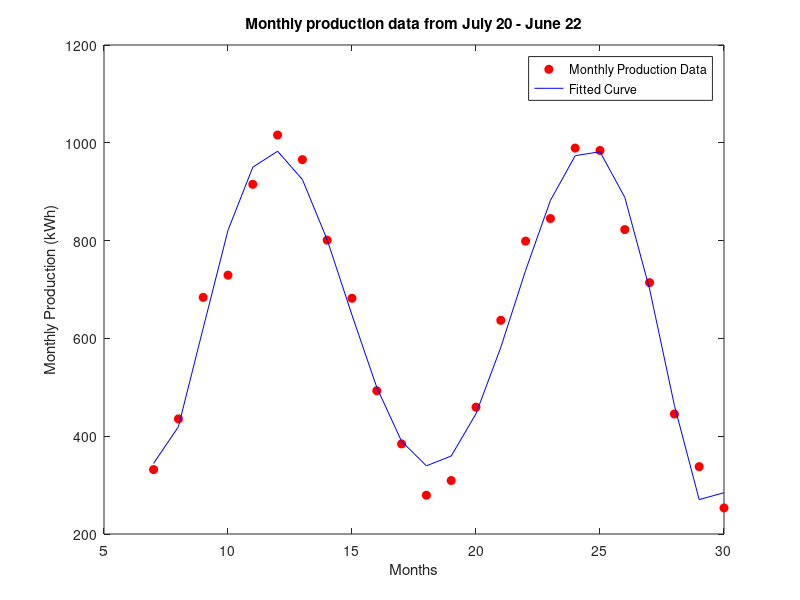

Here is the MATLAB script that generated this plot: (Note: this script raises an error after producing the figure.)
% Q4.m
% Student Name: REDACTED
% Student ID: REDACTED
% Date: 08/10/2024 (last updated)

fprintf("\n\n--- Q4 --- \n")
%% DO NOT use clear all; close all; clc; and do not rename this file
% Some code may already be provided below
% Apply good programming practices

%% Part A
figure(5) % figure 5 config.

% importing data and retrieving datasets.
dataProductionSet = importdata('Monthly production data.csv');
monthNumber = dataProductionSet.data(:,1);
monthProduction = dataProductionSet.data(:, 2);

% plotting the months and the productions.
plot(monthNumber, monthProduction, 'ro', 'MarkerFaceColor','r');
xlabel("Months");
ylabel("Monthly Production (kWh)");
title("Monthly production data from July 20 - June 22");
hold on;

% curve fitting.
fittedCurve = polyfit(monthNumber, monthProduction, 6);
fittedCurveEval = polyval(fittedCurve, monthNumber);
plot(monthNumber, fittedCurveEval, 'b');
legend("Monthly Production Data", "Fitted Curve");

% model explanation.
fprintf("\n\nPART A\n");
fprintf("I chose a polynomial model using polyfit because it provides a flexible and straightforward approach to fitting non-linear data.\n");
fprintf("This is because the graph was continous as compared to modelling piecewise functions where the data points were not continuous at some points, which makes it difficult for analysis in period of months where the piecewise functions are not defined at.\n\n");

%% Part B
actualProduction = sum(monthProduction); % get the total
fprintf("\n\nPART B\n");
fprintf("\nActual Total Energy Production for Two Years: %.4f kWh\n", actualProduction);

% using numerical integration to get the total production.
% h = (b-a) / (n-1) ==> n = (b-a) / h + 1

% recalculating the points and values to match the segment width.
segmentWidth = 1e-4;
numberOfPoints = (monthNumber(end) - monthNumber(1)) / segmentWidth + 1;
f_x = @(x) polyval(fittedCurve, x);
I_simp13 = comp_simp13(f_x, monthNumber(1), monthNumber(end), numberOfPoints);

% printing calculations.
fprintf("Estimated Total Energy for Two Years: %.4f kWh\n", I_simp13);

% finding error and discussion about the model.
integralError = abs(I_simp13 - actualProduction) * 100 / actualProduction;

% printing calculations.
fprintf("\nThe relative error of the estimated value is: %.4f%%\n", integralError);
fprintf("This tells us that the model we used for the curve fitting is reasonably accurate, but there is a small discrepancy between the actual energy production and the estimate found.\n");
fprintf("The small error implies the polynomial model is generally a good choice for this data, or otherwise we need to implement even higher non-linear polynomial fits to get better precision.\n");

%% Part C

% doing numerical root finding to find ranges above 800 kWh.
func = @(x) polyval(fittedCurve, x) - 800; % root function.
precision = 1e-6;

[root1, ~] = falseposition(func, monthNumber(1), monthNumber(6), precision);
[root2, ~] = falseposition(func, monthNumber(7), monthNumber(12), precision);
[root3, ~] = falseposition(func, monthNumber(13), monthNumber(18), precision);
[root4, ~] = falseposition(func, monthNumber(19), monthNumber(end), precision);

% plotting the ranges.
plot([root1, root2], [800, 800], '-c', 'LineWidth', 3);
plot([root3, root4], [800, 800], '-c', 'LineWidth', 3);
legend("Production Data", "Polyfit Fitted Curve", "Summer Period Range");

startDate = datetime(2020, 7, 1); % start datetime.

summerStart1 = startDate + calmonths(floor(root1) - 7) + days((root1 - floor(root1)) * 30); % summer starts at september so 30 days.
summerEnd1 = startDate + calmonths(floor(root2) - 7) + days( (root2 - floor(root2)) * 28); % summer ends at february so 28 days.

summerStart2 = startDate + calmonths(floor(root3) - 7) + days( ((root3 - floor(root3)) * 31)); % summer starts again at october so 31 days.
summerEnd2 = startDate + calmonths(floor(root4) - 7) + days( ((root4 - floor(root4)) * 28)); % summer ends again at february so 28 days.

% printing answers.
fprintf("\n\nPART C\n");
fprintf("\nThe first summer period starts at %s and ends at %s.\n", string(summerStart1), string(summerEnd1));
fprintf("The second summer period starts at %s and ends at %s.\n", string(summerStart2), string(summerEnd2));

% ---------- END OF TASK -----------
